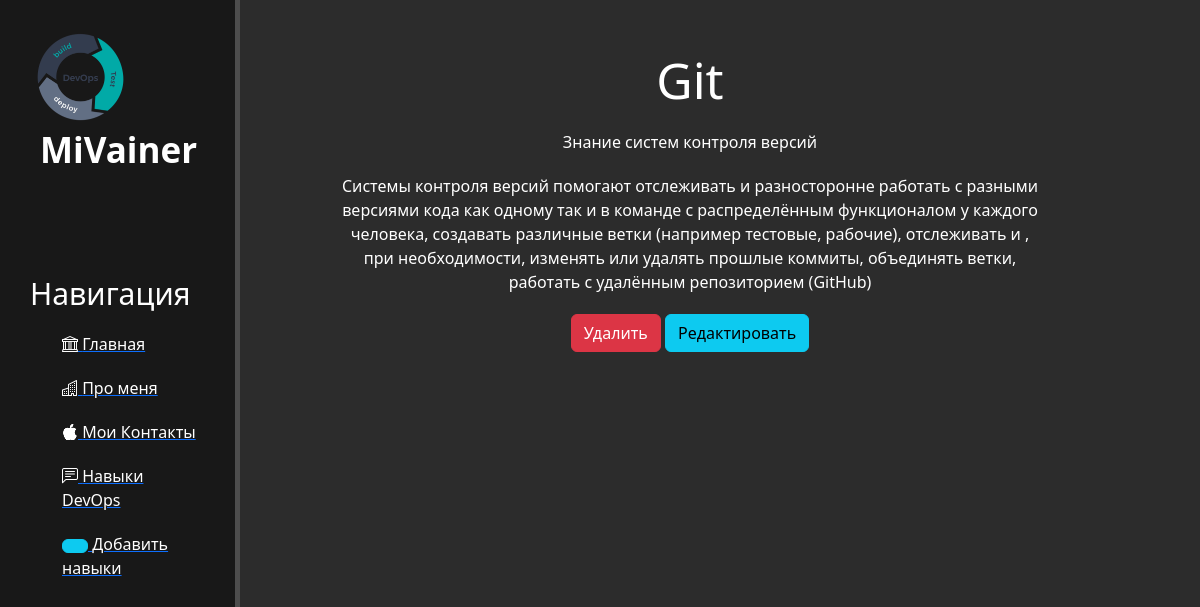
The page /news/2 on the database its author committed.
### app2/models.py (models this page shows, shortened)
class Artiles(models.Model):
    skill = models.CharField('Название скила', max_length=50, default='Не заполнено')
    opisanie = models.CharField('Краткое описание', max_length=250, default='Не заполнено')
    full_text = models.TextField('Примеры реализации')
    class Meta:
        verbose_name = "Навыки DevOps"
        verbose_name_plural = "Навыки DevOps"

### app2/views.py (the view)
# urls.py: path('<int:pk>', views.NewsDetailView.as_view(), name='news-detail'),
class NewsDetailView(DetailView):
    model = Artiles
    template_name = 'app2/details_view.html'
    context_object_name = 'article'

### app2/templates/app2/details_view.html (shortened to what this page needs)
{% extends 'app1/layout.html' %}
{% block content1 %}
    <div class="features">
        <h1>{{ article.skill }}</h1>
        <p>{{ article.opisanie }}</p>
        <p>{{ article.full_text }}</p>
        <a href="{% url 'news-delete' article.id %}" class="btn btn-danger">Удалить</a>
        <a href="{% url 'news-update' article.id %}" class="btn btn-info">Редактировать</a>
    </div>
{% endblock %}

### app1/static/app1/css/app1.css (style rules this page uses)
body { background: #2c2c2c; }
main .features { float: left; color: #fff; margin-top: 50px; text-align: center; width: 75%; }
main .features h1 { font-size: 50px; }
main .features p { max-width: 700px; margin: 20px auto }

### rows shown on the page
Artiles: skill "Git", opisanie "Знание систем контроля версий", full_text "Системы контроля версий помогают отслеживать и разносторонне работать с разными версиями кода как одному так и в команде с распределённым функционалом у каждого человека, создавать различные ветки (например тестовые, рабочие), отслеживать и , при необходимости, изменять или удалять прошлые коммиты, объединять ветки, работать с удалённым репозиторием (GitHub)"
